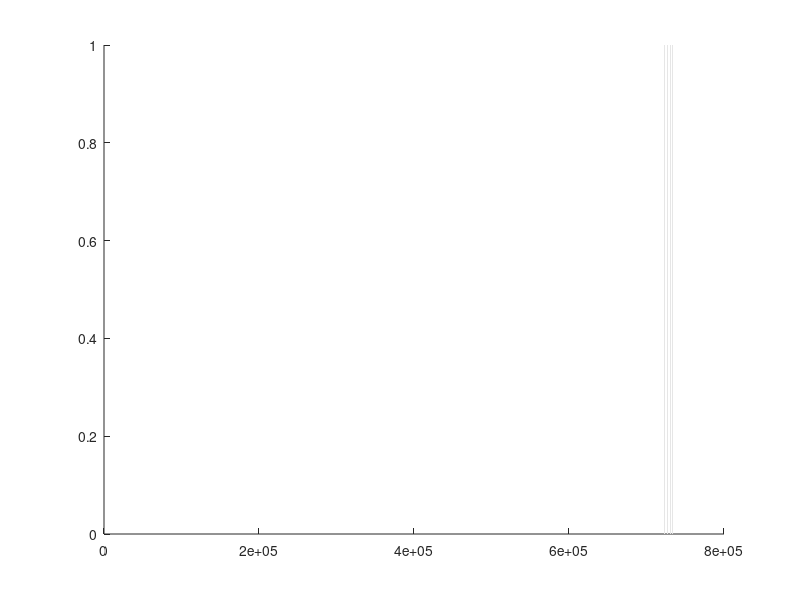

Source code (MATLAB):

F1             = 'dd/mm/yyyy';

% Events
NBER_recessions= ([ ...
    datenum( '01/09/1948',F1),datenum('01/09/1949',F1); 
    datenum( '01/03/1953',F1),datenum('01/03/1954',F1); 
    datenum( '01/06/1957',F1),datenum('01/03/1958',F1); 
    datenum( '01/03/1960',F1),datenum('01/01/1961',F1); 
    datenum( '01/09/1969',F1),datenum('01/09/1970',F1); 
    datenum( '01/11/1973',F1),datenum('01/03/1975',F1); 
    datenum( '01/02/1980',F1),datenum('01/07/1980',F1); 
    datenum( '01/08/1981',F1),datenum('01/11/1982',F1); 
    datenum( '01/08/1990',F1),datenum('01/03/1991',F1); 
    datenum( '01/04/2001',F1),datenum('01/11/2001',F1);
    datenum( '01/01/2008',F1),datenum('01/06/2009',F1)]);

ylimits = ylim; 
xlimits = xlim;

for iiii=1:1:size(NBER_recessions,1),

    %full grey area, without edges 
    patch([NBER_recessions(iiii,1),NBER_recessions(iiii,2),...
           NBER_recessions(iiii,2),NBER_recessions(iiii,1)]',...
        1*[ylimits(1) ylimits(1) ylimits(2) ylimits(2)]',[0.9 0.9 0.9],'EdgeColor','none'); hold on
    
    %edges at bottom
    patch([NBER_recessions(iiii,1),NBER_recessions(iiii,2),...
           NBER_recessions(iiii,2),NBER_recessions(iiii,1)]',...
        1*[ylimits(1) ylimits(1) ylimits(1) ylimits(1)]',[1. 1. 1.]); hold on
    
    %edges at top
    patch([NBER_recessions(iiii,1),NBER_recessions(iiii,2),...
           NBER_recessions(iiii,2),NBER_recessions(iiii,1)]',...
        1*[ylimits(2) ylimits(2) ylimits(2) ylimits(2)]',[1. 1. 1.]); hold on
    
end

    plot([xlimits(1) xlimits(end)],[ylimits(1) ylimits(1)],'k')
    plot([xlimits(1) xlimits(end)],[ylimits(end) ylimits(end)],'k')